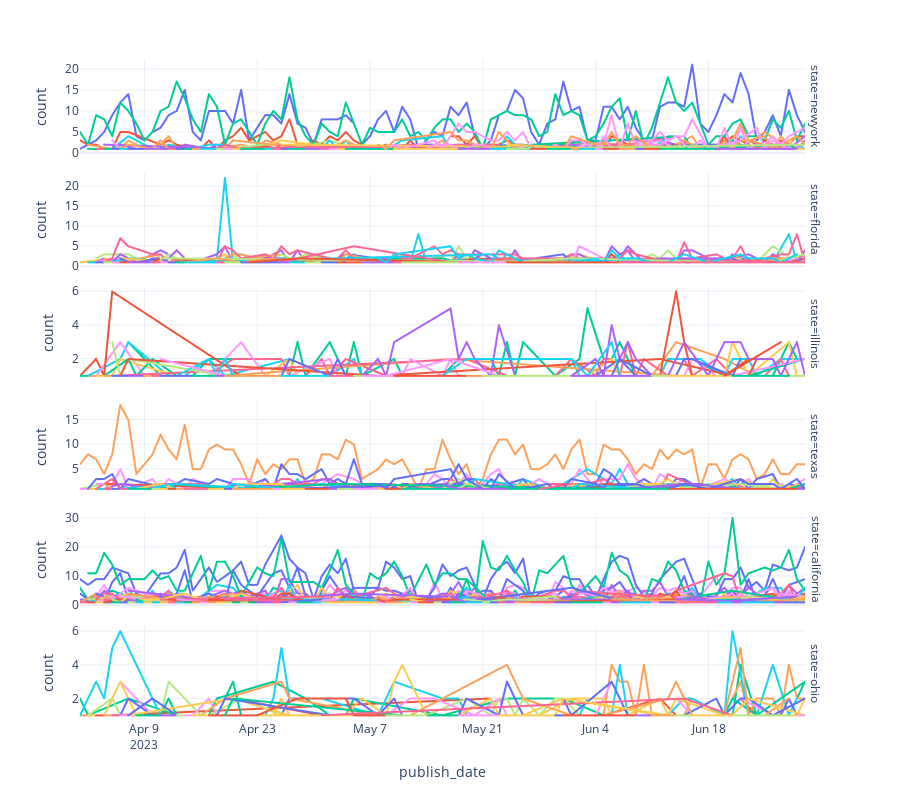

The notebook cell saved with this chart:
### Markdown cell above
## Number of News Daily

### Code cell
px.line(num_articles_temporal_master,
        x='publish_date',
        y='count',
        color='media_name',
        height=800,
        facet_row='state').update_layout(showlegend=False).update_yaxes(matches=None)
